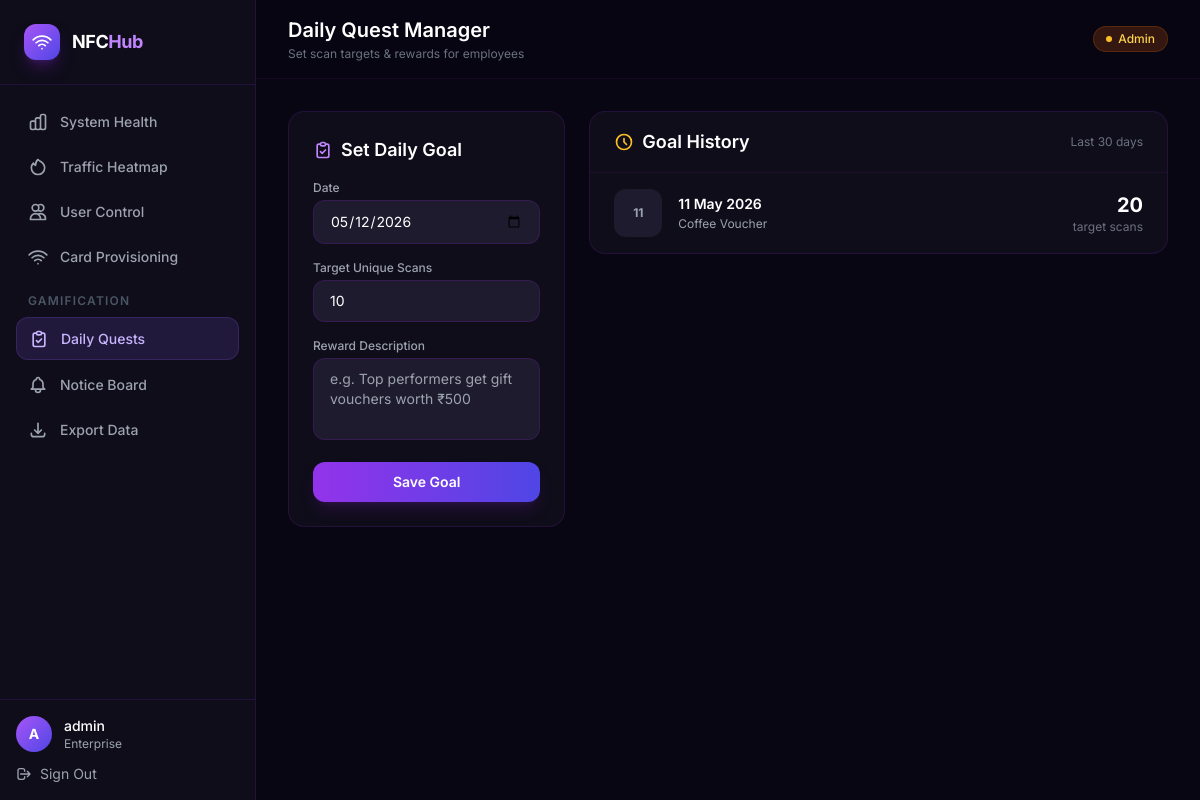
The page /admin/goals (signed in) on the database its author committed.
### models.py (models this page shows, shortened)
class User(UserMixin, db.Model):
    __tablename__ = 'users'
    id = db.Column(db.Integer, primary_key=True)
    username = db.Column(db.String(80), unique=True, nullable=False)
    email = db.Column(db.String(120), unique=True, nullable=False)
    password_hash = db.Column(db.String(256))
    emp_id = db.Column(db.String(20), unique=True, nullable=True)  # e.g. SA-001
    name = db.Column(db.String(200))  # Full legal name
    business_name = db.Column(db.String(200))
    bio = db.Column(db.Text)
    phone = db.Column(db.String(30))
    address = db.Column(db.Text)  # Residential or branch address
    website = db.Column(db.String(200))
    linkedin = db.Column(db.String(200))
    twitter = db.Column(db.String(200))
    instagram = db.Column(db.String(200))
    logo_filename = db.Column(db.String(200))  # photo_url equivalent
    designation = db.Column(db.String(100), default='Publicity Officer')  # SRS: Digital ID designation
    @property
    def photo_url(self):
        """Alias for logo_filename for template compatibility."""
        return self.logo_filename
    total_points = db.Column(db.Integer, default=0)
    card_theme = db.Column(db.String(50), default='nexus')
    subscription = db.Column(db.String(20), default='free')
    is_admin = db.Column(db.Boolean, default=False)
    is_suspended = db.Column(db.Boolean, default=False)
    created_at = db.Column(db.DateTime, default=datetime.utcnow)
    cards = db.relationship('NFCCard', backref='owner', lazy=True)

class DailyGoal(db.Model):
    __tablename__ = 'daily_goals'
    id = db.Column(db.Integer, primary_key=True)
    date = db.Column(db.Date, unique=True, nullable=False)
    target_scans = db.Column(db.Integer, nullable=False, default=10)
    reward_desc = db.Column(db.String(300))
    created_by = db.Column(db.Integer, db.ForeignKey('users.id'))
    created_at = db.Column(db.DateTime, default=datetime.utcnow)

### app.py (the view, shortened to what this page needs)
    @app.route('/admin/goals', methods=['GET', 'POST'])
    @login_required
    @admin_required
    def admin_goals():
        goals = DailyGoal.query.order_by(DailyGoal.date.desc()).limit(30).all()
        return render_template('admin/goals.html', goals=goals, today=date.today())

### app.py (called while the page is built)
def admin_required(f):
    @wraps(f)
    def decorated(*args, **kwargs):
        if not current_user.is_authenticated or not current_user.is_admin:
            abort(403)
        return f(*args, **kwargs)
    return decorated

### templates/admin/goals.html (shortened to what this page needs)
{% extends "base.html" %}
{% block page_title %}Daily Quest Manager{% endblock %}
{% block page_subtitle %}Set scan targets & rewards for employees{% endblock %}
{% block content %}
<div class="grid grid-cols-1 lg:grid-cols-3 gap-6">
  <div class="lg:col-span-1">
    <div class="bg-surface-900 border border-purple-900/30 rounded-2xl p-6">
      <h2 class="text-lg font-semibold text-white mb-4 flex items-center gap-2">
        <svg class="w-5 h-5 text-purple-400" fill="none" stroke="currentColor" viewBox="0 0 24 24"><path stroke-linecap="round" stroke-linejoin="round" stroke-width="2" d="M9 5H7a2 2 0 00-2 2v12a2 2 0 002 2h10a2 2 0 002-2V7a2 2 0 00-2-2h-2M9 5a2 2 0 002 2h2a2 2 0 002-2M9 5a2 2 0 012-2h2a2 2 0 012 2m-6 9l2 2 4-4"/></svg>
        Set Daily Goal
      </h2>
      <form method="POST" class="space-y-4">
        <div>
          <label class="block text-xs font-medium text-gray-400 mb-1">Date</label>
          <input type="date" name="goal_date" id="goal_date" value="{{ today.isoformat() }}"
                 class="w-full px-4 py-2.5 rounded-xl bg-surface-800 border border-purple-900/40 text-white text-sm focus:outline-none focus:border-purple-500 focus:ring-1 focus:ring-purple-500/30"/>
        </div>
        <div>
          <label class="block text-xs font-medium text-gray-400 mb-1">Target Unique Scans</label>
          <input type="number" name="target_scans" id="target_scans" min="1" max="9999" value="10"
                 class="w-full px-4 py-2.5 rounded-xl bg-surface-800 border border-purple-900/40 text-white text-sm focus:outline-none focus:border-purple-500 focus:ring-1 focus:ring-purple-500/30"/>
        </div>
        <div>
          <label class="block text-xs font-medium text-gray-400 mb-1">Reward Description</label>
          <textarea name="reward_desc" id="reward_desc" rows="3"
                    placeholder="e.g. Top performers get gift vouchers worth ₹500"
                    class="w-full px-4 py-2.5 rounded-xl bg-surface-800 border border-purple-900/40 text-white text-sm focus:outline-none focus:border-purple-500 focus:ring-1 focus:ring-purple-500/30 resize-none"></textarea>
        </div>
        <button type="submit" id="save-goal-btn"
                class="w-full py-2.5 bg-gradient-to-r from-purple-600 to-indigo-600 hover:from-purple-500 hover:to-indigo-500 text-white font-semibold rounded-xl transition-all duration-200 shadow-lg shadow-purple-900/30 text-sm">
          Save Goal
        </button>
      </form>
    </div>
  </div>
  <div class="lg:col-span-2">
    <div class="bg-surface-900 border border-purple-900/30 rounded-2xl overflow-hidden">
      <div class="px-6 py-4 border-b border-purple-900/20">
        <h2 class="text-lg font-semibold text-white flex items-center gap-2">
          <svg class="w-5 h-5 text-amber-400" fill="none" stroke="currentColor" viewBox="0 0 24 24"><path stroke-linecap="round" stroke-linejoin="round" stroke-width="2" d="M12 8v4l3 3m6-3a9 9 0 11-18 0 9 9 0 0118 0z"/></svg>
          Goal History
          <span class="ml-auto text-xs font-normal text-gray-500">Last 30 days</span>
        </h2>
      </div>
      {% if goals %}
      <div class="divide-y divide-purple-900/20">
        {% for goal in goals %}
        <div class="px-6 py-4 flex items-center gap-4 hover:bg-surface-800/50 transition-colors">
          <div class="flex-shrink-0 w-12 h-12 rounded-xl {% if goal.date == today %}bg-purple-600{% else %}bg-surface-800{% endif %} flex items-center justify-center">
            <span class="text-xs font-bold {% if goal.date == today %}text-white{% else %}text-gray-400{% endif %}">{{ goal.date.strftime('%d') }}</span>
          </div>
          <div class="flex-1 min-w-0">
            <div class="flex items-center gap-2 mb-0.5">
              <span class="text-sm font-semibold text-white">{{ goal.date.strftime('%d %b %Y') }}</span>
            </div>
            <p class="text-xs text-gray-400 truncate">{{ goal.reward_desc or 'No reward description set' }}</p>
          </div>
          <div class="text-right flex-shrink-0">
            <div class="text-xl font-bold text-white">{{ goal.target_scans }}</div>
            <div class="text-xs text-gray-500">target scans</div>
          </div>
        </div>
        {% endfor %}
      </div>
      {% endif %}
    </div>
  </div>
</div>
{% endblock %}

### templates/base.html (shortened to what this page needs)
<!DOCTYPE html>
<html lang="en" class="dark">
<head>
  <script src="https://cdn.tailwindcss.com"></script>
  <link rel="stylesheet" href="{{ url_for('static', filename='css/main.css') }}"/>
</head>
<body class="bg-surface-950 text-gray-100 font-sans antialiased min-h-screen">
{% if current_user.is_authenticated %}
<div class="flex min-h-screen">
  <aside id="sidebar" class="w-64 bg-surface-900 border-r border-purple-900/30 flex flex-col fixed inset-y-0 left-0 z-30 transition-transform duration-300">
    <div class="p-6 border-b border-purple-900/30">
      <a href="{{ url_for('index') }}" class="flex items-center gap-3">
        <div class="w-9 h-9 rounded-xl bg-gradient-to-br from-purple-500 to-indigo-600 flex items-center justify-center shadow-lg shadow-purple-900/50">
          <svg class="w-5 h-5 text-white" fill="none" stroke="currentColor" viewBox="0 0 24 24"><path stroke-linecap="round" stroke-linejoin="round" stroke-width="2" d="M8.111 16.404a5.5 5.5 0 017.778 0M12 20h.01m-7.08-7.071c3.904-3.905 10.236-3.905 14.14 0M1.394 9.393c5.857-5.857 15.355-5.857 21.213 0"/></svg>
        </div>
        <span class="font-bold text-lg tracking-tight text-white">NFC<span class="text-purple-400">Hub</span></span>
      </a>
    </div>
    <nav class="flex-1 p-4 space-y-1 overflow-y-auto">
      {% if current_user.is_admin %}
        <a href="{{ url_for('admin_index') }}" class="nav-link {% if request.endpoint == 'admin_index' %}active{% endif %}">
          System Health
        </a>
        <a href="{{ url_for('admin_heatmap') }}" class="nav-link {% if request.endpoint == 'admin_heatmap' %}active{% endif %}">
          <svg class="w-5 h-5" fill="none" stroke="currentColor" viewBox="0 0 24 24"><path stroke-linecap="round" stroke-linejoin="round" stroke-width="2" d="M17.657 18.657A8 8 0 016.343 7.343S7 9 9 10c0-2 .5-5 2.986-7C14 5 16.09 5.777 17.656 7.343A7.975 7.975 0 0120 13a7.975 7.975 0 01-2.343 5.657z"/></svg>
          Traffic Heatmap
        </a>
        <a href="{{ url_for('admin_users') }}" class="nav-link {% if request.endpoint == 'admin_users' %}active{% endif %}">
          <svg class="w-5 h-5" fill="none" stroke="currentColor" viewBox="0 0 24 24"><path stroke-linecap="round" stroke-linejoin="round" stroke-width="2" d="M12 4.354a4 4 0 110 5.292M15 21H3v-1a6 6 0 0112 0v1zm0 0h6v-1a6 6 0 00-9-5.197M13 7a4 4 0 11-8 0 4 4 0 018 0z"/></svg>
          User Control
        </a>
        <a href="{{ url_for('admin_assign_card') }}" class="nav-link {% if request.endpoint == 'admin_assign_card' %}active{% endif %}">
          <svg class="w-5 h-5" fill="none" stroke="currentColor" viewBox="0 0 24 24"><path stroke-linecap="round" stroke-linejoin="round" stroke-width="2" d="M8.111 16.404a5.5 5.5 0 017.778 0M12 20h.01m-7.08-7.071c3.904-3.905 10.236-3.905 14.14 0M1.394 9.393c5.857-5.857 15.355-5.857 21.213 0"/></svg>
          Card Provisioning
        </a>
        <div class="pt-3 pb-1">
          <p class="px-3 text-xs font-semibold text-gray-600 uppercase tracking-widest">Gamification</p>
        </div>
        <a href="{{ url_for('admin_goals') }}" class="nav-link {% if request.endpoint == 'admin_goals' %}active{% endif %}">
          <svg class="w-5 h-5" fill="none" stroke="currentColor" viewBox="0 0 24 24"><path stroke-linecap="round" stroke-linejoin="round" stroke-width="2" d="M9 5H7a2 2 0 00-2 2v12a2 2 0 002 2h10a2 2 0 002-2V7a2 2 0 00-2-2h-2M9 5a2 2 0 002 2h2a2 2 0 002-2M9 5a2 2 0 012-2h2a2 2 0 012 2m-6 9l2 2 4-4"/></svg>
          Daily Quests
        </a>
        <a href="{{ url_for('admin_notifications') }}" class="nav-link {% if request.endpoint == 'admin_notifications' %}active{% endif %}">
          Notice Board
        </a>
        <a href="{{ url_for('admin_export') }}" class="nav-link {% if request.endpoint == 'admin_export' %}active{% endif %}">
          <svg class="w-5 h-5" fill="none" stroke="currentColor" viewBox="0 0 24 24"><path stroke-linecap="round" stroke-linejoin="round" stroke-width="2" d="M4 16v1a3 3 0 003 3h10a3 3 0 003-3v-1m-4-4l-4 4m0 0l-4-4m4 4V4"/></svg>
          Export Data
        </a>
      {% endif %}
    </nav>
    <div class="p-4 border-t border-purple-900/30">
      <div class="flex items-center gap-3 mb-3">
        <div class="w-9 h-9 rounded-full bg-gradient-to-br from-purple-500 to-indigo-600 flex items-center justify-center text-white font-bold text-sm">
          {{ current_user.username[0].upper() }}
        </div>
        <div class="overflow-hidden">
          <p class="text-sm font-medium text-white truncate">{{ current_user.username }}</p>
          <p class="text-xs text-gray-400 truncate">{{ current_user.subscription | capitalize }}</p>
        </div>
      </div>
      <a href="{{ url_for('auth_logout') }}" class="flex items-center gap-2 text-sm text-gray-400 hover:text-red-400 transition-colors">
        <svg class="w-4 h-4" fill="none" stroke="currentColor" viewBox="0 0 24 24"><path stroke-linecap="round" stroke-linejoin="round" stroke-width="2" d="M17 16l4-4m0 0l-4-4m4 4H7m6 4v1a3 3 0 01-3 3H6a3 3 0 01-3-3V7a3 3 0 013-3h4a3 3 0 013 3v1"/></svg>
        Sign Out
      </a>
    </div>
  </aside>
  <main class="flex-1 ml-64 min-h-screen">
    <header class="sticky top-0 z-20 bg-surface-950/80 backdrop-blur border-b border-purple-900/20 px-8 py-4 flex items-center justify-between">
      <div>
        <h1 class="text-xl font-semibold text-white">{% block page_title %}Dashboard{% endblock %}</h1>
        <p class="text-xs text-gray-500 mt-0.5">{% block page_subtitle %}{% endblock %}</p>
      </div>
      <div class="flex items-center gap-3">
        {% if not current_user.is_admin %}
        <span class="inline-flex items-center gap-1.5 px-3 py-1 rounded-full text-xs font-medium bg-purple-900/40 text-purple-300 border border-purple-700/30">
          <span class="w-1.5 h-1.5 rounded-full bg-purple-400 animate-pulse"></span>
          {{ current_user.subscription | capitalize }}
        </span>
        {% else %}
        <span class="inline-flex items-center gap-1.5 px-3 py-1 rounded-full text-xs font-medium bg-amber-900/40 text-amber-300 border border-amber-700/30">
          <span class="w-1.5 h-1.5 rounded-full bg-amber-400 animate-pulse"></span>
          Admin
        </span>
        {% endif %}
      </div>
    </header>
    <div class="p-8">
      {% block content %}{% endblock %}
    </div>
  </main>
</div>
{% endif %}
</body>
</html>

### static/css/main.css (style rules this page uses)
.nav-link { display: flex; align-items: center; gap: 0.75rem; padding: 10px 12px; border-radius: 12px; font-size: 14px; font-weight: 500; color: #9ca3af; text-decoration: none; transition: all 0.15s ease; }
.nav-link.active { color: #c4b5fd; background: rgba(139, 92, 246, 0.15); border: 1px solid rgba(139, 92, 246, 0.2); }

### rows shown on the page
User: username "A", username "admin", subscription "Enterprise"
DailyGoal: date "11", date "11 May 2026", reward_desc "Coffee Voucher", target_scans "20"
